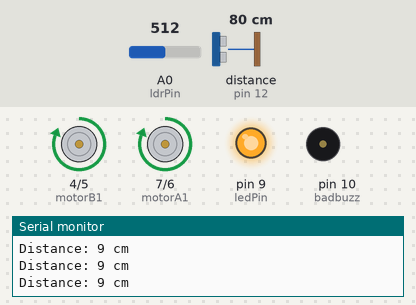
A sketch run on a simulated Arduino Uno, built with avr-gcc and run on an emulated ATmega328P. Parts: motor-driver pin pairs drawn as motors (green arrow = first pin HIGH = forward, orange = second pin HIGH = backward, longer = more drive), output pins drawn as LEDs (lit = HIGH), buzzer (waves = sounding, pin HIGH), the last lines printed to the serial monitor. Wiring (inferred from the names in the program): ultrasonic range finder: trigger pin 11; echo pin 12. The test bench sets the inputs (shaded band); at power-on: distance to the obstacle (sensor on pin 12) 80 cm, A0 (ldrPin) = 512. The echo pulse lasts 58.3 µs per cm; pins used as bus, display or sensor lines are not drawn.

Above: at 1.2 s.
1.3 s: distance to the obstacle (sensor on pin 12) set to 7 cm
4.3 s: distance to the obstacle (sensor on pin 12) set to 4 cm
At 4.8 s:
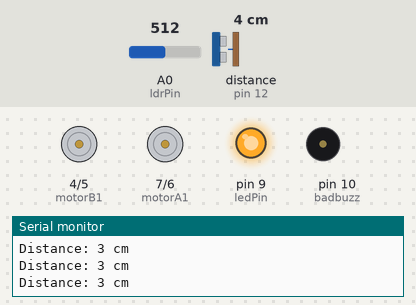
5.8 s: A0 (ldrPin) set to 485
At 7.0 s:
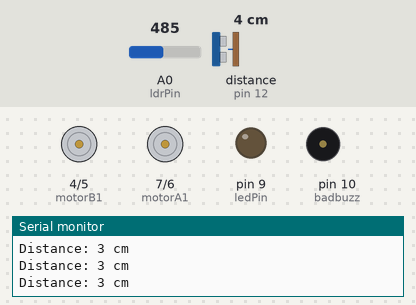
7.3 s: distance to the obstacle (sensor on pin 12) set to 299 cm
At 8.2 s:
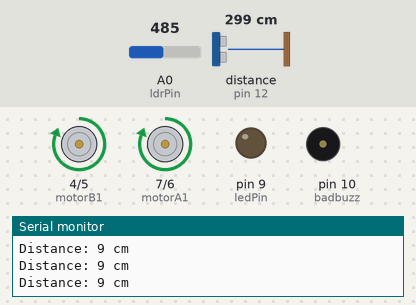
8.8 s: distance to the obstacle (sensor on pin 12) set to 2 cm
At 9.8 s:
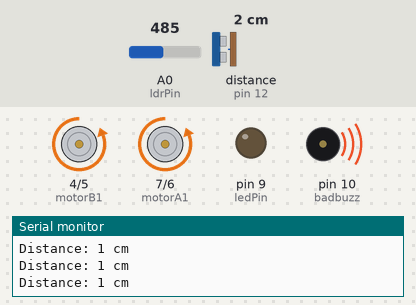
10.3 s: A0 (ldrPin) set to 510
At 11.4 s:
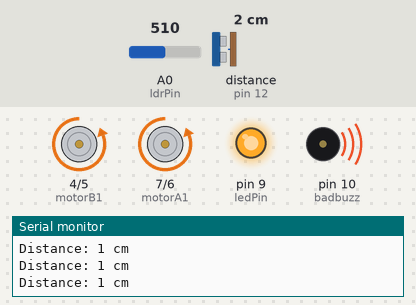
Timing chart, 0 to 12.8 s (numbered marks = the images above; inputs shaded):
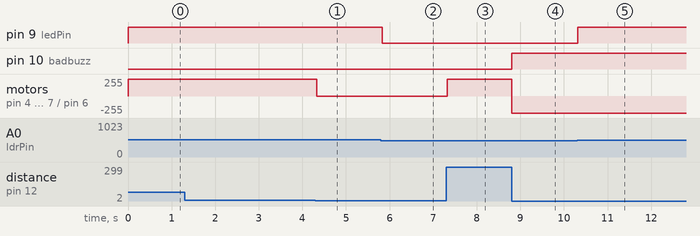

Measured:
- the behaviour switches between 6 and 5 cm on distance to the obstacle (sensor on pin 12) (found by bisection; images 0 and 1)
- the behaviour switches between 500 and 499 on A0 (ldrPin) (found by bisection; images 1 and 2)
- after the input at 4.3 s, motor on pin 4 (motorB1) / pin 5 (motorB2), motor on pin 7 (motorA1) / pin 6 (motorA2): forward 255/255 → stopped at once
- after the input at 5.8 s, pin 9 (ledPin): HIGH → LOW at once
- after the input at 7.3 s, motor on pin 4 (motorB1) / pin 5 (motorB2), motor on pin 7 (motorA1) / pin 6 (motorA2): stopped → forward 255/255 at once
- after the input at 8.8 s, pin 10 (badbuzz): LOW → HIGH at once; motor on pin 4 (motorB1) / pin 5 (motorB2), motor on pin 7 (motorA1) / pin 6 (motorA2): forward 255/255 → backward 255/255 at once
- after the input at 10.3 s, pin 9 (ledPin): LOW → HIGH at once

The sketch:

Smart-Flood-Detection_CODE.ino
```cpp
// Motor Driver Pins
const int motorA1 = 7;  // IN1: Control pin for motor A, direction 1
const int motorA2 = 6;  // IN2: Control pin for motor A, direction 2

const int motorB1 = 4;  // IN4: Control pin for motor B, direction 1
const int motorB2 = 5;  // IN5: Control pin for motor B, direction 2

const int badbuzz = 10; // Buzzer pin to indicate danger

const int ldrPin = A0;  // LDR (Light Dependent Resistor) connected to analog pin A0
const int ledPin = 9;   // LED connected to digital pin 9

// Ultrasonic sensor pins
const int trigPin = 11; // Trig pin of the ultrasonic sensor to send pulse
const int echoPin = 12; // Echo pin of the ultrasonic sensor to receive pulse

int lightThreshold = 500;  // Light intensity threshold for LDR (adjust based on environment)

void setup() {
  // Set motor control pins as outputs
  pinMode(motorA1, OUTPUT); // Set motor A control pin 1 as output
  pinMode(motorA2, OUTPUT); // Set motor A control pin 2 as output

  pinMode(motorB1, OUTPUT); // Set motor B control pin 1 as output
  pinMode(motorB2, OUTPUT); // Set motor B control pin 2 as output

  pinMode(ledPin, OUTPUT);   // Set LED pin as output

  pinMode(badbuzz, OUTPUT);  // Set buzzer pin as output
  digitalWrite(badbuzz, LOW); // Initialize buzzer to be off (LOW)

  // Set ultrasonic sensor pins
  pinMode(trigPin, OUTPUT);  // Set Trig pin as output
  pinMode(echoPin, INPUT);   // Set Echo pin as input

  // Start motors stopped
  stopMotors();              // Ensure motors are stopped at the beginning

  // Begin serial communication for debugging (optional)
  Serial.begin(9600);        // Start serial communication at 9600 baud rate
}

void loop() {
  int distance = measureDistance(); // Measure the distance using the ultrasonic sensor
  int ldrValue = analogRead(ldrPin); // Read the value from the LDR

  Serial.print("Distance: ");       // Print distance label to serial monitor
  Serial.print(distance);           // Print the measured distance
  Serial.println(" cm");            // Print unit (centimeters)

  if (distance > 4) {               // Check if distance is greater than 4 cm
    rotateMotorsDown();             // Rotate motors to lower the platform
    digitalWrite(badbuzz, LOW);     // Ensure buzzer is off
  } else if (distance < 3) {        // Check if distance is less than 3 cm
    digitalWrite(badbuzz, HIGH);    // Turn on the buzzer to alert
    rotateMotorsUp();               // Rotate motors to raise the platform
  } else {
    stopMotors();                   // Stop motors if distance is between 3 and 4 cm
    digitalWrite(badbuzz, LOW);     // Ensure buzzer is off
  }

  if (ldrValue < lightThreshold) {  // Check if LDR value is below the threshold
    digitalWrite(ledPin, LOW);      // Turn off the LED (light condition)
  } else {
    digitalWrite(ledPin, HIGH);     // Turn on the LED (dark condition)
  }
}

// Function to measure distance using the ultrasonic sensor
int measureDistance() {
  // Send a 10 microsecond pulse to trigger the ultrasonic sensor
  digitalWrite(trigPin, LOW);       // Ensure Trig pin is low
  delayMicroseconds(2);              // Wait for 2 microseconds
  digitalWrite(trigPin, HIGH);      // Set Trig pin high to send pulse
  delayMicroseconds(10);             // Wait for 10 microseconds
  digitalWrite(trigPin, LOW);       // Set Trig pin low

  // Measure the time it takes for the pulse to return
  long duration = pulseIn(echoPin, HIGH); // Read the duration of the echo pulse

  // Calculate the distance (in cm)
  int distance = duration * 0.034 / 2; // Convert duration to distance (cm)

  // Limit the distance to maxDistance
  if (distance > 9) {                 // Ignore any distance greater than 9 cm
    distance = 9;
  }

  return distance;                    // Return the measured distance
}

// Function to rotate motors to raise the platform (up)
void rotateMotorsUp() {
  digitalWrite(motorA1, LOW);        // Set motor A1 low
  digitalWrite(motorA2, HIGH);       // Set motor A2 high to raise motor A
  digitalWrite(motorB1, LOW);        // Set motor B1 low
  digitalWrite(motorB2, HIGH);       // Set motor B2 high to raise motor B
}

// Function to rotate motors to lower the platform (down)
void rotateMotorsDown() {
  digitalWrite(motorA1, HIGH);       // Set motor A1 high to lower motor A
  digitalWrite(motorA2, LOW);        // Set motor A2 low
  digitalWrite(motorB1, HIGH);       // Set motor B1 high to lower motor B
  digitalWrite(motorB2, LOW);        // Set motor B2 low
}

// Function to stop motors
void stopMotors() {
  digitalWrite(motorA1, LOW);        // Stop motor A1
  digitalWrite(motorA2, LOW);        // Stop motor A2
  digitalWrite(motorB1, LOW);        // Stop motor B1
  digitalWrite(motorB2, LOW);        // Stop motor B2
}
```
